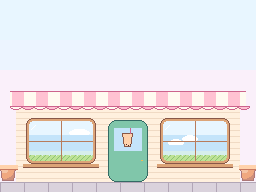
#> input picture gfx/bg/title.png, 256 x 192 px
$ python gen_logo.py
#> lines starting #> are read from the running program, lines starting #| are printed output that depends on the picture
"""Logo Pearl Panic (docs/logos/, utilisé par le README) : la boutique de l'écran titre, vitrines pleines de clients,
file d'attente sur le trottoir et Perle devant la porte."""
import random
from pathlib import Path
from PIL import Image, ImageDraw, ImageFont

ROOT = Path(__file__).resolve().parent.parent
OUT = ROOT / "docs" / "logos"
GFX = ROOT / "gfx"

W, H = 256, 232
WHITE = (255, 255, 255)
INK = (70, 46, 58)
INK_SOFT = (140, 110, 120)
PINK_DARK = (225, 120, 145)
PINK = [(255, 228, 234), (255, 194, 210), (240, 146, 176), (204, 100, 140)]
FRAME = {(220, 164, 120), (136, 88, 72)}
WALL = [(255, 244, 230), (248, 228, 210), (236, 210, 190)]
YELLOW = [(255, 246, 200), (255, 228, 140), (240, 188, 84)]
LEAF = [(190, 226, 150), (140, 196, 116), (92, 152, 96), (60, 108, 80)]
SKY1 = (196, 228, 250)
STONE = [(178, 166, 182), (218, 210, 220), (232, 226, 234)]

rng = random.Random(7)
FONT = ImageFont.load_default_imagefont()


def sprite(name):
    return Image.open(GFX / "customers" / f"{name}.png").convert("RGBA")


def text_mask(s, scale):
    m = Image.new("1", (6 * len(s), 11), 0)
    d = ImageDraw.Draw(m)
    for i, ch in enumerate(s):
        d.text((i * 6, 0), ch, font=FONT, fill=1)
    return m.resize((m.width * scale, m.height * scale), Image.NEAREST)


def title(img, y):
    # Rendu identique à title.c : contour blanc (pas 2), ombre prune, texte rose
    m = text_mask("Pearl Panic", 3)
    x = (W - m.width) // 2
    for dy in (-1, 0, 1):
        for dx in (-1, 0, 1):
            if dx or dy:
                img.paste(WHITE, (x + dx * 2, y + dy * 2), m)
    img.paste(INK, (x + 3, y + 3), m)
    img.paste(PINK_DARK, (x, y), m)
    sub = text_mask("~ bubble tea rush ~", 1)
    sx = (W - sub.width) // 2
    for dx, dy in ((-1, 0), (1, 0), (0, -1), (0, 1)):
        img.paste(WHITE, (sx + dx, y + 40 + dy), sub)
    img.paste(INK_SOFT, (sx, y + 40), sub)


def cloud(d, cx, cy, size):
    def ell(x, y, rx, ry):
        d.ellipse((x - rx, y - ry, x + rx, y + ry), fill=WHITE)
    ell(cx, cy, 6 * size // 4, 3 * size // 4 + 1)
    ell(cx - size, cy + 1, size, size // 2 + 1)
    ell(cx + size, cy + 1, size, size // 2 + 1)
    d.line((cx - size * 2, cy + size, cx + size * 2, cy + size), fill=SKY1)


def heart(d, x, y, c, outline):
    for px, py in ((1, 0), (2, 0), (4, 0), (5, 0), (0, 1), (1, 1), (2, 1), (3, 1), (4, 1), (5, 1), (6, 1),
                   (0, 2), (1, 2), (2, 2), (3, 2), (4, 2), (5, 2), (6, 2), (1, 3), (2, 3), (3, 3), (4, 3),
                   (5, 3), (2, 4), (3, 4), (4, 4), (3, 5)):
        d.point((x + px, y + py), fill=c)
    d.point((x + 1, y + 1), fill=WHITE)


def sparkle(d, x, y, c):
    d.point((x, y), fill=WHITE)
    for dx, dy in ((1, 0), (-1, 0), (0, 1), (0, -1)):
        d.point((x + dx, y + dy), fill=c)


def interior(box):
    """Intérieur du bar vu à travers la vitrine : mur crème à pois, lampes suspendues."""
    x0, y0, x1, y1 = box
    im = Image.new("RGBA", (x1 - x0 + 1, y1 - y0 + 1), WALL[1])
    d = ImageDraw.Draw(im)
    for y in range(2, im.height, 8):
        for x in range((y // 8) % 2 * 4 + 2, im.width, 8):
            d.point((x, y), fill=WALL[2])
    # étagère de bocaux en fond
    d.rectangle((0, 9, im.width, 10), fill=(184, 124, 92))
    for i, x in enumerate(range(3, im.width - 4, 9)):
        c = [PINK[1], (212, 198, 248), YELLOW[1], LEAF[0]][i % 4]
        d.rectangle((x, 3, x + 4, 8), fill=c, outline=(184, 124, 92))
    return im


def fill_window(img, box, crowd):
    x0, y0, x1, y1 = box
    base = img.copy()
    layer = interior(box)
    for name, sx, sy in crowd:
        layer.alpha_composite(sprite(name), (sx - x0, sy - y0))
    # lampes devant la foule
    d = ImageDraw.Draw(layer)
    for lx in (layer.width // 4, 3 * layer.width // 4):
        d.line((lx, 0, lx, 3), fill=INK_SOFT)
        d.pieslice((lx - 4, 2, lx + 4, 9), 180, 360, fill=YELLOW[1], outline=YELLOW[2])
    # reflets de vitre
    for k in (6, 13):
        for t in range(14):
            px, py = k + t, layer.height - 3 - t * 2
            if 0 <= py < layer.height:
                c = layer.getpixel((px, py))
                layer.putpixel((px, py), tuple((v + 255) // 2 for v in c[:3]) + (255,))
    # ne remplace que le verre : le cadre et les croisillons restent devant
    for y in range(y0, y1 + 1):
        for x in range(x0, x1 + 1):
            if base.getpixel((x, y))[:3] not in FRAME:
                img.putpixel((x, y), layer.getpixel((x - x0, y - y0)))


def main():
    bg = Image.open(GFX / "bg/title.png").convert("RGBA")
#> bg is the input picture: PIL image 256x192 RGBA; mean R, G, B, A 230.4, 228.5, 229.8, 255
    img = Image.new("RGBA", (W, H), WHITE)
#> img: PIL image 256x232 RGBA; every value is 255
    img.alpha_composite(bg, (0, 0))
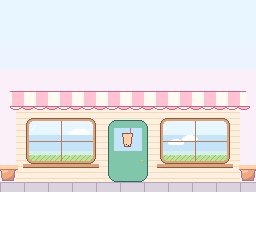
#> img: PIL image 256x232 RGBA; mean R, G, B, A 234.6, 233.1, 234.2, 255
    d = ImageDraw.Draw(img)

    # trottoir prolongé vers le bas
    for y in range(192, H):
        d.line((0, y, W, y), fill=STONE[1])
    for y in (182, 206):
        d.line((0, y, W, y), fill=STONE[0])
    for x in range(0, W, 24):
        d.line((x, 182, x, 206), fill=STONE[0])
    for x in range(12, W, 24):
        d.line((x, 206, x, H), fill=STONE[0])
    d.line((0, 183, W, 183), fill=STONE[2])

    # ciel : nuages, cœurs, étincelles
    for cx, cy, s in ((30, 12, 6), (226, 22, 5), (128, 82, 4), (40, 74, 5), (214, 70, 4)):
        cloud(d, cx, cy, s)
    for x, y in ((14, 46), (236, 44), (58, 86), (196, 88)):
        sparkle(d, x, y, YELLOW[1])

    # vitrines bondées (verre : x 29..93 et 163..227, y 121..161)
    # rang du fond (sommets des têtes) puis rang de devant (visages entiers)
    left = [("lapin_0", 19, 113), ("hibou_0b", 41, 115), ("panda_0", 63, 114),
            ("renard_2", 8, 125), ("grenouille_1t", 30, 124), ("chat_1t", 52, 125), ("souris_0", 74, 126)]
    right = [("dragon_0", 153, 114), ("ours_1", 175, 113), ("carlin_1", 197, 115),
             ("poussin_0", 142, 126), ("pingouin_0t", 164, 124), ("ecureuil_0t", 186, 125), ("phoque_0b", 208, 126)]
    fill_window(img, (29, 121, 93, 161), left)
#> in fill_window, `base = img.copy()`:
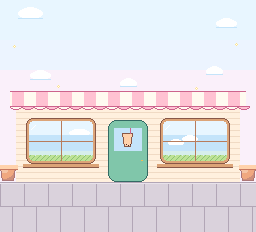
#> base: PIL image 256x232 RGBA; mean R, G, B, A 227.9, 225, 227.8, 255
#> in interior, `im = Image.new("RGBA", (x1 - x0 + 1, y1 - y0 + 1), WALL[1])`:
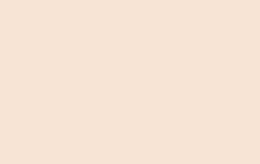
#> im: PIL image 65x41 RGBA (shown 4 times larger); mean R, G, B, A 248, 228, 210, 255
#> in fill_window, `layer = interior(box)`:
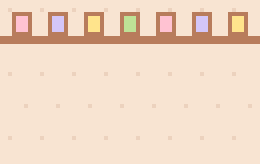
#> layer: PIL image 65x41 RGBA (shown 4 times larger); mean R, G, B, A 241.2, 217.2, 197.9, 255
    fill_window(img, (163, 121, 227, 161), right)
    d = ImageDraw.Draw(img)

    # guirlande lumineuse sous le store
    for i, x in enumerate(range(14, 244, 9)):
        y = 112 + (2 if i % 2 else 0)
        d.line((x, y - 2, x + 9, 114 - (2 if i % 2 else 0) - 2), fill=INK_SOFT)
        d.ellipse((x - 1, y - 1, x + 1, y + 1), fill=[YELLOW[1], PINK[1], (212, 198, 248)][i % 3])

    # plantes dans les pots
    for px in (9, 247):
        for dx, dy, c in ((-5, -6, LEAF[2]), (5, -6, LEAF[2]), (0, -10, LEAF[1]), (-3, -3, LEAF[1]), (3, -3, LEAF[1])):
            d.ellipse((px + dx - 4, 166 + dy - 4, px + dx + 4, 166 + dy + 4), fill=c, outline=LEAF[3])
        for fx, fy in ((-4, -10), (4, -8), (0, -14)):
            d.ellipse((px + fx - 2, 166 + fy - 2, px + fx + 2, 166 + fy + 2), fill=PINK[1], outline=PINK[3])

    # file d'attente sur le trottoir, Perle au centre devant la porte
    queue = ["biche_0", "tortue_1t", "escargot_0", "raton_0b", "marmotte_1",
             None, "herisson_0t", "papillon_0", "yeti_0", "poulpe_1t", "crabe_0"]
    xs = [-12, 10, 32, 54, 76, 108, 140, 162, 184, 206, 228]
    for name, x in zip(queue, xs):
        hop = -2 if rng.random() < 0.35 else 0
        if name is None:
            perle = Image.open(GFX / "heroine/perle_happy.png").convert("RGBA")
            img.alpha_composite(perle, (x, 176))
        else:
            img.alpha_composite(sprite(name), (x, 180 + hop))

    # petits cœurs qui s'envolent de la file
    for x, y, c in ((44, 168, PINK[2]), (196, 164, PINK[2]), (122, 160, PINK[1]), (100, 96, PINK[1]), (150, 92, PINK[1])):
        heart(d, x, y, c, PINK[3])

    title(img, 18)

    OUT.mkdir(parents=True, exist_ok=True)
    img = img.convert("RGB")
    img.save(OUT / "logo.png")
    img.resize((W * 3, H * 3), Image.NEAREST).save(OUT / "logo_grand.png")


#> (the run stopped early here; a loop or call above may not have finished)

$ run again, with gfx/bg/ext_montagne.png copied over gfx/bg/title.png
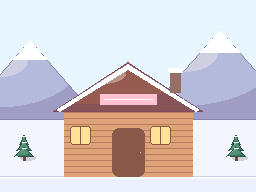
#> input picture gfx/bg/ext_montagne.png, 256 x 192 px
#> in main, bg is the input picture: PIL image 256x192 RGBA; mean R, G, B, A 213.9, 207.5, 211.6, 255
#> in main, `img.alpha_composite(bg, (0, 0))`:
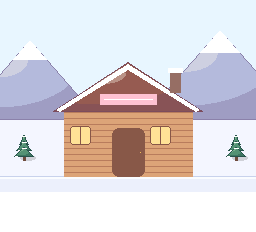
#> img: PIL image 256x232 RGBA; mean R, G, B, A 221, 215.7, 219.1, 255
#> in fill_window, `base = img.copy()`:
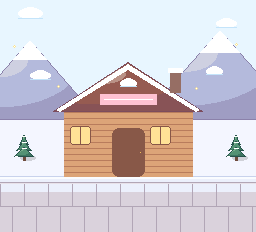
#> base: PIL image 256x232 RGBA; mean R, G, B, A 214.5, 207.7, 212.6, 255
